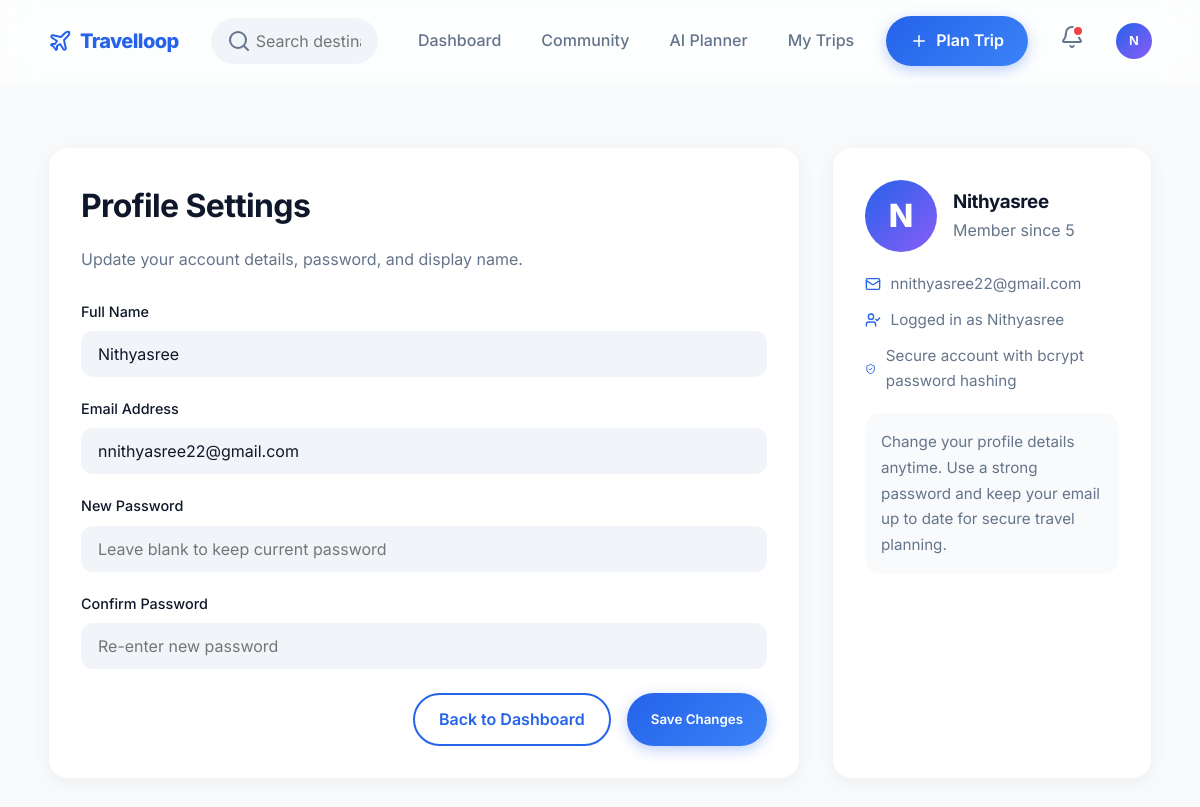
Screenshot of /profile (signed in) with the database file from the repository.
### app.py (models this page shows, shortened)
class User(db.Model, UserMixin):
    id = db.Column(db.Integer, primary_key=True)
    name = db.Column(db.String(150), nullable=False)
    email = db.Column(db.String(150), unique=True, nullable=False)
    password = db.Column(db.String(60), nullable=False)
    trips = db.relationship('Trip', backref='owner', lazy=True)

### app.py (the view, shortened to what this page needs)
@app.route('/profile', methods=['GET', 'POST'])
@login_required
def profile_settings():
    return render_template('profile_settings.html')

### app.py (called while the page is built)
@app.context_processor
def inject_globals():
    return dict(timedelta=timedelta, date=date)

@login_manager.user_loader
def load_user(user_id):
    return User.query.get(int(user_id))

### templates/profile_settings.html (shortened to what this page needs)
{% extends "base.html" %}
{% block content %}
<div class="settings-grid animate-fade-in-up">
    <div class="settings-panel">
        <h1 style="font-size: 2rem; margin-bottom: 0.5rem;">Profile Settings</h1>
        <p style="color: var(--muted); margin-bottom: 1.75rem;">Update your account details, password, and display name.</p>
        <form method="POST" action="{{ url_for('profile_settings') }}">
            <div class="form-group">
                <label class="form-label" for="name">Full Name</label>
                <input type="text" id="name" name="name" class="form-control" value="{{ current_user.name }}" required>
            </div>
            <div class="form-group">
                <label class="form-label" for="email">Email Address</label>
                <input type="email" id="email" name="email" class="form-control" value="{{ current_user.email }}" required>
            </div>
            <div class="form-group">
                <label class="form-label" for="password">New Password</label>
                <input type="password" id="password" name="password" class="form-control" placeholder="Leave blank to keep current password">
            </div>
            <div class="form-group">
                <label class="form-label" for="confirm_password">Confirm Password</label>
                <input type="password" id="confirm_password" name="confirm_password" class="form-control" placeholder="Re-enter new password">
            </div>
            <div style="margin-top: 1.5rem; display: flex; gap: 1rem; flex-wrap: wrap; justify-content: flex-end;">
                <a href="{{ url_for('dashboard') }}" class="btn btn-outline">Back to Dashboard</a>
                <button type="submit" class="btn btn-primary">Save Changes</button>
            </div>
        </form>
    </div>
    <aside class="profile-card">
        <div style="display:flex; align-items:center; gap:1rem;">
            <div class="profile-avatar">{{ current_user.name[0].upper() }}</div>
            <div>
                <h3>{{ current_user.name }}</h3>
                <p style="margin:0; color:var(--muted);">Member since {{ current_user.id }}</p>
            </div>
        </div>
        <div class="profile-meta">
            <span><i data-lucide="mail" style="width:16px;height:16px;color:var(--primary);"></i> {{ current_user.email }}</span>
            <span><i data-lucide="user-check" style="width:16px;height:16px;color:var(--primary);"></i> Logged in as {{ current_user.name }}</span>
            <span><i data-lucide="shield-check" style="width:16px;height:16px;color:var(--primary);"></i> Secure account with bcrypt password hashing</span>
        </div>
        <div style="background:#F8FAFC; border-radius:var(--radius-lg); padding:1rem;">
            <p style="margin:0; font-size:0.95rem; color:var(--muted); line-height:1.7;">
                Change your profile details anytime. Use a strong password and keep your email up to date for secure travel planning.
            </p>
        </div>
    </aside>
</div>
{% endblock %}

### templates/base.html (shortened to what this page needs)
<!DOCTYPE html>
<html lang="en">
<head>
    <link rel="stylesheet" href="{{ url_for('static', filename='css/style.css') }}">
    <link rel="stylesheet" href="https://unpkg.com/leaflet@1.9.4/dist/leaflet.css"/>
</head>
<body>
    <nav class="navbar">
        <a href="{{ url_for('index') }}" class="nav-brand">
            <i data-lucide="plane" style="color: var(--primary);"></i> Travelloop
        </a>
        {% if current_user.is_authenticated %}
        <div class="nav-search-wrapper hidden-mobile">
            <div class="input-icon-wrapper">
                <input type="text" id="globalSearch" class="form-control with-icon"
                       placeholder="Search destinations, trips…" autocomplete="off">
            </div>
        </div>
        {% endif %}
        <div class="nav-links">
            {% if current_user.is_authenticated %}
                <a href="{{ url_for('dashboard') }}" class="nav-link {% if request.endpoint == 'dashboard' %}active{% endif %}">Dashboard</a>
                <a href="{{ url_for('community_feed') }}" class="nav-link {% if request.endpoint == 'community_feed' %}active{% endif %}">Community</a>
                <a href="{{ url_for('ai_planner') }}" class="nav-link {% if request.endpoint == 'ai_planner' %}active{% endif %}">AI Planner</a>
                <a href="{{ url_for('my_trips') }}"  class="nav-link {% if request.endpoint == 'my_trips' %}active{% endif %}">My Trips</a>
                <a href="{{ url_for('create_trip') }}" class="btn btn-primary">
                    <i data-lucide="plus" style="width:18px;height:18px;"></i> Plan Trip
                </a>
                <div style="position:relative;cursor:pointer;padding:0.5rem;color:var(--muted);">
                    <i data-lucide="bell"></i>
                    <span style="position:absolute;top:8px;right:8px;width:8px;height:8px;background:var(--danger);border-radius:50%;border:2px solid var(--white);"></span>
                </div>
                <div class="profile-wrapper">
                    <button class="profile-btn" onclick="toggleProfileMenu(event)" title="{{ current_user.name }}">
                        {{ current_user.name[0].upper() }}
                    </button>
                </div>
            {% else %}
                <a href="{{ url_for('login') }}"  class="nav-link">Log In</a>
                <a href="{{ url_for('signup') }}" class="btn btn-primary">Create Account</a>
            {% endif %}
        </div>
    </nav>
    <main class="container animate-fade-in-up">
        {% block content %}{% endblock %}
    </main>
</body>
</html>

### static/css/style.css (style rules this page uses)
:root { --primary: #2563EB; --primary-hover: #1D4ED8; --secondary: #14B8A6; --accent: #F59E0B; --background: #F8FAFC; --dark: #0F172A; --muted: #64748B; --success: #10B981; --danger: #EF4444; --white: #FFFFFF; --glass-bg: rgba(255, 255, 255, 0.7); --glass-border: rgba(255, 255, 255, 0.4); --radius-sm: 8px; --radius-md: 12px; --radius-lg: 16px; --radius-xl: 20px; --radius-full: 9999px; --shadow-soft: 0 4px 20px rgba(0, 0, 0, 0.05); --shadow-float: 0 10px 40px rgba(0, 0, 0, 0.08); --shadow-glass: 0 8px 32px rgba(31, 38, 135, 0.1); --transition: all 0.3s cubic-bezier(0.4, 0, 0.2, 1); }
body { font-family: 'Inter', sans-serif; background-color: var(--background); color: var(--dark); line-height: 1.6; margin: 0; padding: 0; -webkit-font-smoothing: antialiased; }
h1, h2, h3, h4, h5, h6 { font-family: 'Inter', sans-serif; font-weight: 700; color: var(--dark); margin-top: 0; letter-spacing: -0.02em; }
.navbar { background: var(--glass-bg); backdrop-filter: blur(16px); -webkit-backdrop-filter: blur(16px); border-bottom: 1px solid var(--glass-border); position: sticky; top: 0; z-index: 1000; display: flex; justify-content: space-between; align-items: center; padding: 1rem 4%; transition: var(--transition); }
.nav-brand { display: flex; align-items: center; gap: 0.5rem; font-size: 1.25rem; font-weight: 800; color: var(--primary); text-decoration: none; letter-spacing: -0.03em; }
.nav-links { display: flex; gap: 1.5rem; align-items: center; }
.nav-link { text-decoration: none; color: var(--muted); font-weight: 500; transition: var(--transition); padding: 0.5rem; }
.btn { display: inline-flex; align-items: center; justify-content: center; padding: 0.75rem 1.5rem; border-radius: var(--radius-full); font-weight: 600; text-decoration: none; cursor: pointer; border: none; transition: var(--transition); font-family: 'Inter', sans-serif; gap: 0.5rem; }
.btn-primary { background: linear-gradient(135deg, var(--primary) 0%, #3B82F6 100%); color: var(--white); box-shadow: 0 4px 14px rgba(37, 99, 235, 0.3); }
.btn-outline { background-color: transparent; color: var(--primary); border: 2px solid var(--primary); }
.form-group { margin-bottom: 1.25rem; }
.form-label { display: block; margin-bottom: 0.5rem; font-weight: 500; color: var(--dark); font-size: 0.9rem; }
.form-control { width: 100%; padding: 0.75rem 1rem; background: #F1F5F9; border: 1px solid transparent; border-radius: var(--radius-md); font-family: 'Inter', sans-serif; font-size: 1rem; transition: var(--transition); box-sizing: border-box; color: var(--dark); }
.input-icon-wrapper { position: relative; }
.form-control.with-icon { padding-left: 2.75rem; }
.container { width: 92%; max-width: 1280px; margin: 0 auto; padding: 2rem 0; }
.animate-fade-in-up { animation: fadeInUp 0.6s cubic-bezier(0.4, 0, 0.2, 1) forwards; }

### templates/base.html (style rules this page uses)
.nav-search-wrapper { position: relative; flex: 1; max-width: 400px; margin: 0 2rem; }
#globalSearch { border-radius: var(--radius-full) !important; background: #F1F5F9 !important; }
.profile-wrapper { position: relative; }
.profile-btn { width: 36px; height: 36px; border-radius: 50%; background: linear-gradient(135deg, var(--primary), #8B5CF6); display: flex; align-items: center; justify-content: center; color: #fff; cursor: pointer; font-weight: 700; font-size: 0.85rem; border: none; transition: box-shadow 0.2s; }

### templates/profile_settings.html (style rules this page uses)
.settings-grid { display: grid; grid-template-columns: 1fr 320px; gap: 2rem; margin-top: 2rem; }
.settings-panel, .profile-card { background: var(--white); border-radius: var(--radius-xl); box-shadow: var(--shadow-soft); border: 1px solid rgba(0,0,0,0.04); padding: 2rem; }
.profile-card { display: flex; flex-direction: column; gap: 1.25rem; }
.profile-avatar { width: 72px; height: 72px; border-radius: 50%; background: linear-gradient(135deg, var(--primary), #8B5CF6); color: #fff; display: grid; place-items: center; font-size: 2rem; font-weight: 800; }
.profile-card h3 { margin: 0; }
.profile-card p { color: var(--muted); line-height: 1.7; }
.profile-meta { display: flex; flex-direction: column; gap: 0.75rem; }
.profile-meta span { display: flex; align-items: center; gap: 0.6rem; color: var(--muted); font-size: 0.95rem; }

### rows the page displays
User: name "N", name "Nithyasree", email "nnithyasree22@gmail.com", id "5"
